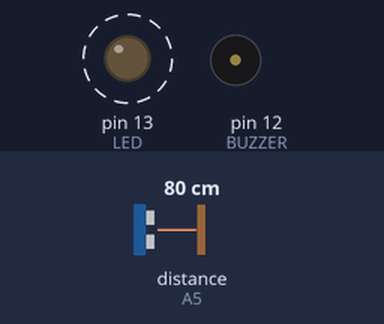
Bench run of a sketch on a simulated Arduino Uno, built with avr-gcc and run on an emulated ATmega328P. Parts: output pins drawn as LEDs (lit = HIGH), buzzer (waves = sounding, pin HIGH). Wiring (inferred from the names in the program): ultrasonic range finder: trigger pin 8; echo A5. Dashed ring = blinking. Inputs (shaded band) come from the test bench; at power-on: distance to the obstacle (sensor on A5) 80 cm. The echo pulse lasts 58.3 µs per cm; pins used as bus, display or sensor lines are not drawn.

Above: at 0.9 s.
2.4 s: distance to the obstacle (sensor on A5) set to 2 cm
4.6 s: distance to the obstacle (sensor on A5) set to 4 cm
At 4.95 s:
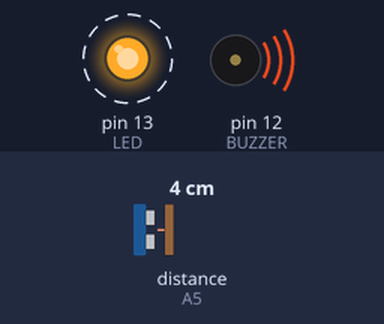
8.1 s: distance to the obstacle (sensor on A5) set to 96 cm
At 8.8 s:
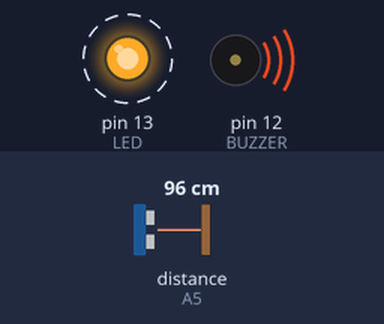
11.6 s: distance to the obstacle (sensor on A5) set to 105 cm
At 12.7 s:
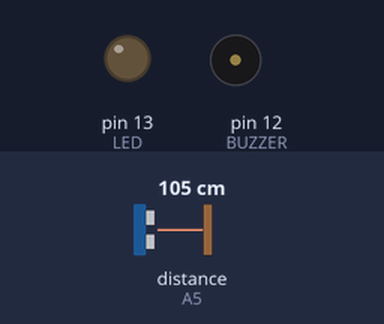
13.8 s: distance to the obstacle (sensor on A5) set to 18 cm
At 13.89 s:
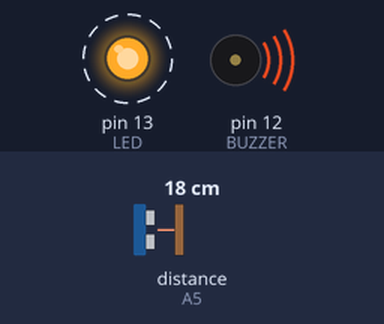
Timing chart, 0 to 18.3 s (numbered marks = the images above; inputs shaded):
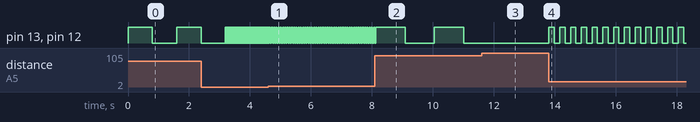

Measured:
- the behaviour switches between 100 and 101 cm on distance to the obstacle (sensor on A5) (found by bisection; images 2 and 3)
- after the input at 4.6 s, pin 13 (LED), pin 12 (BUZZER): alternates HIGH for 0.04 s and LOW for 0.04 s, starting after 0.10 s
- after the input at 8.1 s, pin 13 (LED), pin 12 (BUZZER): HIGH → LOW after 0.99 s, → HIGH 0.96 s later, → LOW 0.96 s later
- after the input at 11.6 s, pin 13 (LED), pin 12 (BUZZER): stays LOW (without the input it goes to HIGH after 0.37 s)
- after the input at 13.8 s, pin 13 (LED), pin 12 (BUZZER): alternates HIGH for 0.18 s and LOW for 0.18 s, starting at once
- by itself, pin 13 (LED), pin 12 (BUZZER): alternates HIGH for 0.80 s and LOW for 0.80 s

The sketch:

sensor-reversa.ino
```cpp
// SENSOR DE REVERSA - Aldo Danilo Vargas Esquivel

// DECLARAR PINES

#define TRIG 8     // pin trig del sensor
#define ECHO A5    // pin echo del sensor
#define BUZZER 12  // buzzer activo
#define LED 13     // led

// INICIALIZAR VARIABLES

int t;   // tiempo
float d; // distancia
int f;   // frecuencia

// INICIAR FUNCIONES

void getDistance() {  // obtenemos la distancia entre el sensor y el objeto, se le asigna a la variable d

  digitalWrite(TRIG, 1);
  delayMicroseconds(10);
  digitalWrite(TRIG, 0);

  t = pulseIn(ECHO, 1);
  d = ( t * 0.01715 );

}

void beep( int frecuency ) { // hacemos que suene el beep a la frecuencia establecida

  digitalWrite(BUZZER, 1);
  digitalWrite(LED, 1);
  delay( frecuency );
  digitalWrite(BUZZER, 0);
  digitalWrite(LED, 0);
  delay( frecuency );

}

void setBeep() { // obtenemos la frecuencia para poder usarla en la función beep(), y se agregan las condiciones necesarias para el correcto funcionamiento del sensor de reversa

  f = d * 10;

  if ( d <= 100 ) {
    beep(f);
  }

}

void setup() {

  // DECLARAR LOD TIPOS DE PINES

  pinMode( TRIG, OUTPUT );
  pinMode( ECHO, INPUT );
  pinMode( BUZZER, OUTPUT );
  pinMode( LED, OUTPUT );

  digitalWrite(TRIG, 0);

}

void loop() {
  // put your main code here, to run repeatedly:

  getDistance();
  setBeep();

}
```
